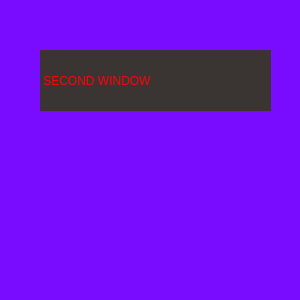
<?xml version="1.0" encoding="UTF-8"?>
<ui version="4.0">
 <class>MainWindow</class>
 <widget class="QMainWindow" name="MainWindow">
  <property name="geometry">
   <rect>
    <x>0</x>
    <y>0</y>
    <width>300</width>
    <height>300</height>
   </rect>
  </property>
  <property name="windowTitle">
   <string>MainWindow</string>
  </property>
  <property name="styleSheet">
   <string notr="true">background-color: rgb(121, 11, 255);</string>
  </property>
  <widget class="QWidget" name="centralwidget">
   <widget class="QLabel" name="label_2">
    <property name="geometry">
     <rect>
      <x>40</x>
      <y>50</y>
      <width>231</width>
      <height>61</height>
     </rect>
    </property>
    <property name="styleSheet">
     <string notr="true">color: rgb(255, 3, 7);
font: 20pt &quot;MS Shell Dlg 2&quot;;
font: 14pt &quot;Snap ITC&quot;;
background-color: rgb(58, 53, 51);</string>
    </property>
    <property name="text">
     <string> SECOND WINDOW</string>
    </property>
   </widget>
  </widget>
  <widget class="QMenuBar" name="menubar">
   <property name="geometry">
    <rect>
     <x>0</x>
     <y>0</y>
     <width>300</width>
     <height>21</height>
    </rect>
   </property>
  </widget>
  <widget class="QStatusBar" name="statusbar"/>
 </widget>
 <resources/>
 <connections/>
</ui>
